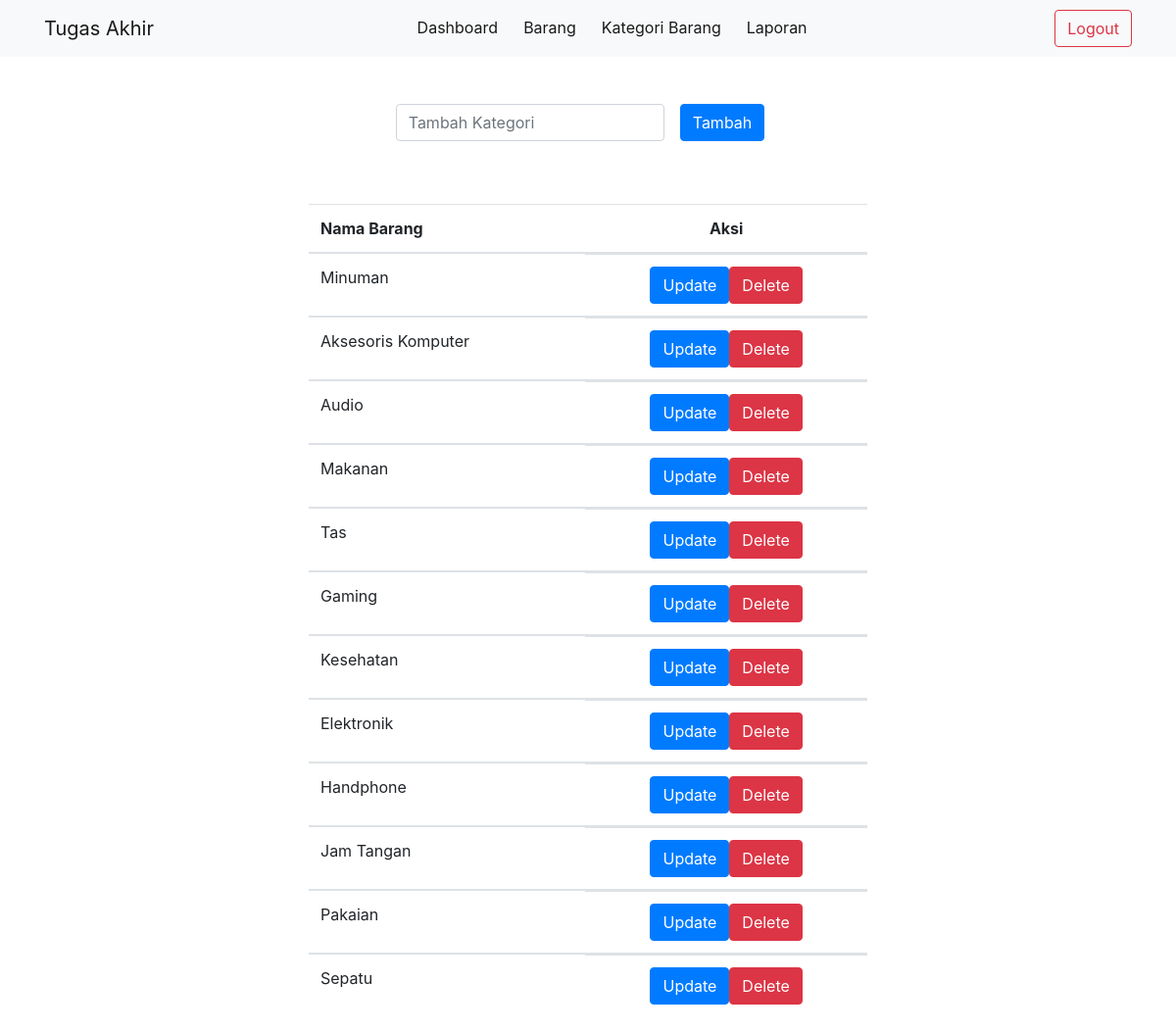
Page /api/kategori_barang.php (signed in) on the committed database.
### tables this page shows
CREATE TABLE `kategori` (
  `id_kategori` int(11) NOT NULL,
  `nama_kategori` varchar(100) NOT NULL
);

### api/koneksi.php (called while the page is built, shortened)
<?php
$conn = mysqli_connect("brrdgjokzyge4vxghosm-mysql.services.clever-cloud.com", "uwytcerkmuanavy0", "W88X2w3V9psK1hBlXKun", "brrdgjokzyge4vxghosm", 3306, );
function getData($data)
{
    global $conn;
    $rows = [];
    $query = mysqli_query($conn, $data);
    while ($row = mysqli_fetch_assoc($query)) {
        $rows[] = $row;
    }
    return $rows;
}

### api/kategori_barang.php (the view, shortened to what this page needs)
<!DOCTYPE html>
<html lang="en">
<head>
    <link rel="stylesheet" href="https://cdn.jsdelivr.net/npm/bootstrap@4.3.1/dist/css/bootstrap.min.css">
</head>
<?php
require 'koneksi.php';
$kat_barang = getData("SELECT * FROM kategori order by id_kategori desc");
?>
<body>
    <nav class="navbar navbar-expand-lg navbar-light bg-light">
        <div class="container">
            <a class="navbar-brand" href="#">Tugas Akhir</a>
            <div class="collapse navbar-collapse justify-content-center" id="navbarNav">
                <ul class="navbar-nav">
                    <li class="nav-item active">
                        <a class="nav-link" href="./home.php">Dashboard <span class="sr-only">(current)</span></a>
                    </li>
                    <li class="nav-item active">
                        <a class="nav-link" href="./barang.php">Barang <span class="sr-only">(current)</span></a>
                    </li>
                    <li class="nav-item active">
                        <a class="nav-link" href="./kategori_barang.php">Kategori Barang <span class="sr-only">(current)</span></a>
                    </li>
                    <li class="nav-item active">
                        <a class="nav-link" href="laporan.php">Laporan <span class="sr-only">(current)</span></a>
                    </li>
                </ul>
            </div>
            <div class="ml-auto">
                <a href="logout.php" class="btn btn-outline-danger">Logout</a>
            </div>
        </div>
    </nav>
    <div class="d-flex justify-content-center mt-5">
        <form action="" method="post">
            <div class="form-group d-flex justify-content-center">
                <input type="text" class="form-control" id="exampleInputHargaJual" placeholder="Tambah Kategori" name="nama_kategori">
                <button type="submit" name="submit" class="btn btn-primary mx-3">Tambah</button>
            </div>
        </form>
    </div>
    <div class="container w-50 mt-5">
        <table class="table table-hover">
            <thead>
                <tr>
                    <th>Nama Barang <i class="fa fa-sort"></i></th>
                    <th class="text-center">Aksi</th>
                </tr>
            </thead>
            <?php foreach ($kat_barang as $b) : ?>
                <tbody>
                    <tr>
                        <td><?= $b['nama_kategori'] ?></td>
                        <td class="d-flex justify-content-center">
                            <a href="./update_kategori.php?id=<?= $b['id_kategori'] ?>" class="btn btn-primary">Update</a>
                            <a href="./delete_kategori.php?id=<?= $b['id_kategori'] ?>" class="btn btn-danger">Delete</a>
                        </td>
                    </tr>
                </tbody>
            <?php endforeach; ?>
        </table>
    </div>
</body>
</html>

### api/kategori_barang.php (style rules this page uses)
.navbar-nav .nav-item { border-bottom: 2px solid transparent; margin-right: 10px; }
.navbar-nav .nav-item:last-child { margin-right: 0; }

### rows in the picture
kategori: nama_kategori "Minuman"
kategori: nama_kategori "Aksesoris Komputer"
kategori: nama_kategori "Audio"
kategori: nama_kategori "Makanan"
kategori: nama_kategori "Tas"
kategori: nama_kategori "Gaming"
kategori: nama_kategori "Kesehatan"
kategori: nama_kategori "Elektronik"
kategori: nama_kategori "Handphone"
kategori: nama_kategori "Jam Tangan"
kategori: nama_kategori "Pakaian"
kategori: nama_kategori "Sepatu"
